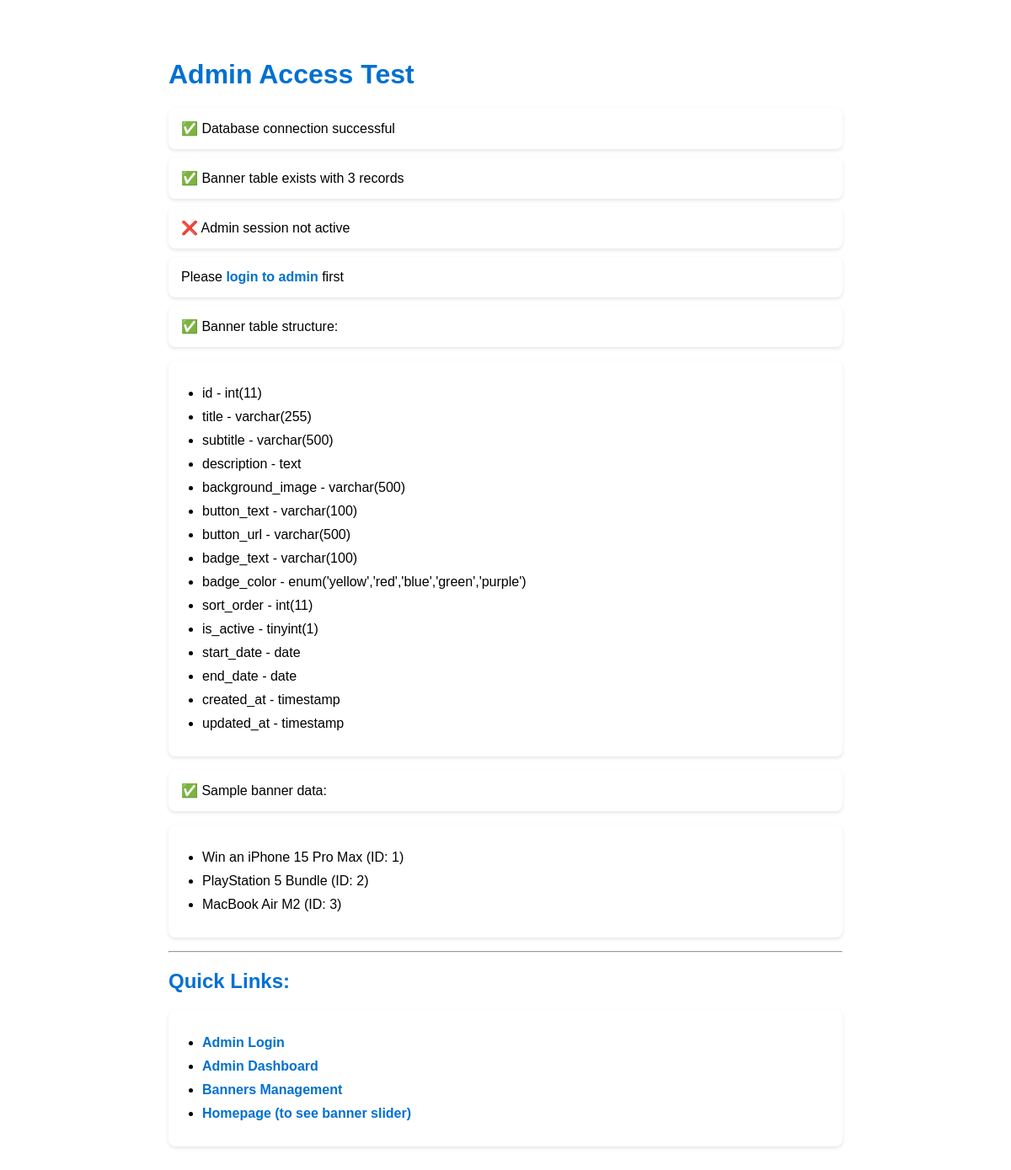
Page /test_admin_access.php on the committed database.
### tables this page shows
CREATE TABLE banner_slides (
    id INT AUTO_INCREMENT PRIMARY KEY,
    title VARCHAR(255) NOT NULL,
    subtitle VARCHAR(500),
    description TEXT,
    background_image VARCHAR(500) NOT NULL,
    button_text VARCHAR(100) DEFAULT 'Get Started',
    button_url VARCHAR(500),
    badge_text VARCHAR(100),
    badge_color ENUM('yellow', 'red', 'blue', 'green', 'purple') DEFAULT 'yellow',
    sort_order INT DEFAULT 0,
    is_active BOOLEAN DEFAULT TRUE,
    start_date DATE NULL,
    end_date DATE NULL,
    created_at TIMESTAMP DEFAULT CURRENT_TIMESTAMP,
    updated_at TIMESTAMP DEFAULT CURRENT_TIMESTAMP ON UPDATE CURRENT_TIMESTAMP
);

### test_admin_access.php (the view, shortened to what this page needs)
<?php
require_once 'inc/database.php';
echo "<h1>Admin Access Test</h1>";
try {
    $stmt = $pdo->query("SELECT COUNT(*) FROM banner_slides");
    $bannerCount = $stmt->fetchColumn();
    echo "<p>✅ Database connection successful</p>";
    echo "<p>✅ Banner table exists with {$bannerCount} records</p>";
} catch (Exception $e) {
    echo "<p>❌ Database error: " . $e->getMessage() . "</p>";
}
if (isset($_SESSION['admin_logged_in']) && $_SESSION['admin_logged_in']) {
    echo "<p>✅ Admin session is active</p>";
    echo "<p>✅ You can access <a href='admin/banners.php'>Banners Page</a></p>";
} else {
    echo "<p>❌ Admin session not active</p>";
    echo "<p>Please <a href='admin/admin-login.php'>login to admin</a> first</p>";
}
try {
    $stmt = $pdo->query("DESCRIBE banner_slides");
    $columns = $stmt->fetchAll(PDO::FETCH_ASSOC);
    echo "<p>✅ Banner table structure:</p>";
    echo "<ul>";
    foreach ($columns as $column) {
        echo "<li>{$column['Field']} - {$column['Type']}</li>";
    }
    echo "</ul>";
} catch (Exception $e) {
    echo "<p>❌ Error checking table structure: " . $e->getMessage() . "</p>";
}
try {
    $stmt = $pdo->query("SELECT * FROM banner_slides LIMIT 3");
    $banners = $stmt->fetchAll(PDO::FETCH_ASSOC);
    if (!empty($banners)) {
        echo "<p>✅ Sample banner data:</p>";
        echo "<ul>";
        foreach ($banners as $banner) {
            echo "<li>{$banner['title']} (ID: {$banner['id']})</li>";
        }
        echo "</ul>";
    } else {
        echo "<p>⚠️ No banner data found</p>";
    }
} catch (Exception $e) {
    echo "<p>❌ Error fetching banner data: " . $e->getMessage() . "</p>";
}
echo "<hr>";
echo "<h2>Quick Links:</h2>";
echo "<ul>";
echo "<li><a href='admin/admin-login.php'>Admin Login</a></li>";
echo "<li><a href='admin/dashboard.php'>Admin Dashboard</a></li>";
echo "<li><a href='admin/banners.php'>Banners Management</a></li>";
echo "<li><a href='index.php'>Homepage (to see banner slider)</a></li>";
echo "</ul>";
?>

### test_admin_access.php (style rules this page uses)
h1, h2 { color: #0070D1; }
p { background: white; padding: 15px; border-radius: 8px; margin: 10px 0; box-shadow: 0 2px 4px rgba(0,0,0,0.1); }
ul { background: white; padding: 20px 40px; border-radius: 8px; box-shadow: 0 2px 4px rgba(0,0,0,0.1); }
li { margin: 10px 0; }
a { color: #0070D1; text-decoration: none; font-weight: bold; }

### rows in the picture
banner_slides: title "Win an iPhone 15 Pro Max", id "1"
banner_slides: title "PlayStation 5 Bundle", id "2"
banner_slides: title "MacBook Air M2", id "3"

### other values in the picture
$bannerCount "3"
$column['Field'] "id"
$column['Type'] "int(11)"
$column['Field'] "title"
$column['Type'] "varchar(255)"
$column['Field'] "subtitle"
$column['Type'] "varchar(500)"
$column['Field'] "description"
$column['Type'] "text"
$column['Field'] "background_image"
$column['Field'] "button_text"
$column['Type'] "varchar(100)"
$column['Field'] "button_url"
$column['Field'] "badge_text"
$column['Field'] "badge_color"
